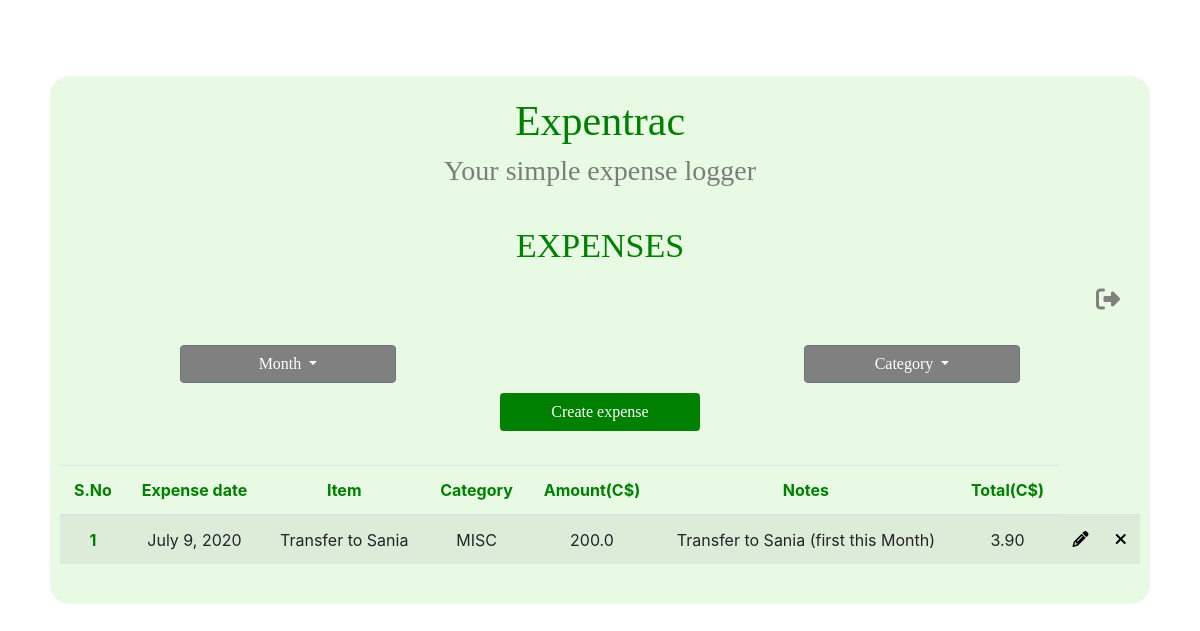
Before: /tracker/clotydsouza with the older database file.
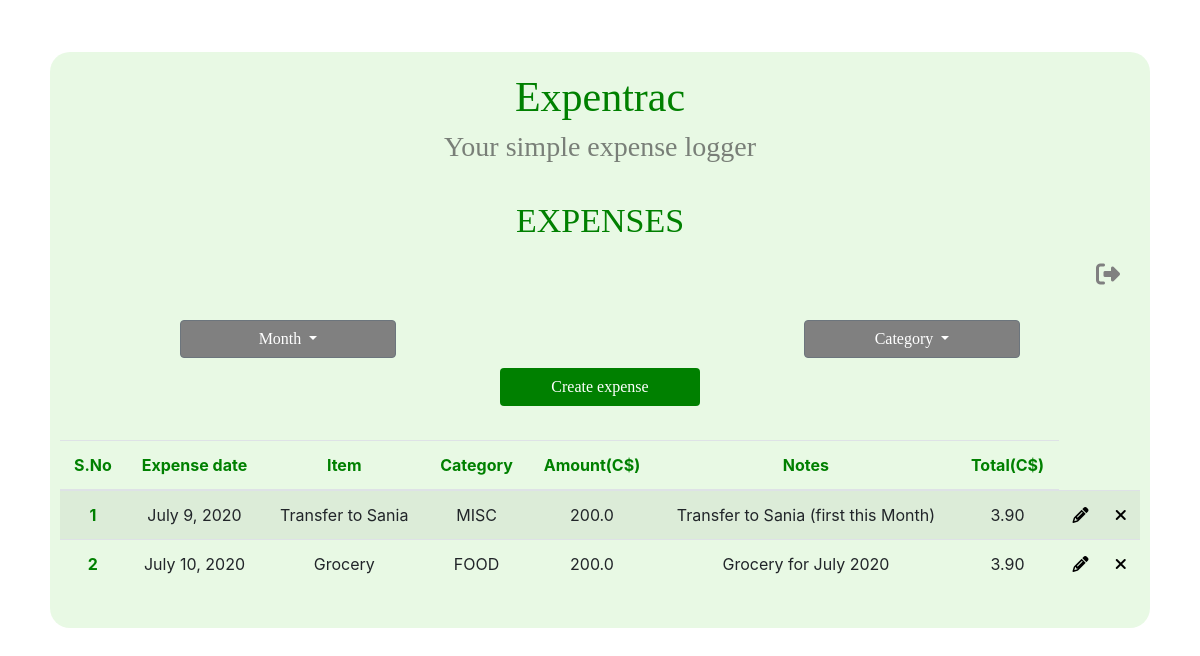
After: the same page with the newer database file.
### tracker/models.py (models this page shows, shortened)
class Expense(models.Model):
    user = models.ForeignKey(settings.AUTH_USER_MODEL, default=0, on_delete=models.CASCADE)
    CATEGORY_CHOICES = [
        ("CLO", "Clothing"),
        ("FOOD", "Food"),
        ("FUEL", "Fuel"),
        ("RENT", "Rent"),
        ("UTI", "Utilities"),
        ("PHN", "Phone"),
        ("EDU", "Education"),
        ("MISC", "Miscellaneous"),
    ]
    date = models.DateField('Date of expense', auto_now_add=False, blank=True, null=True)   # saved in format yyyy-mm-dd
    item = models.CharField(max_length=100, null=False, blank=False)
    category = models.CharField(max_length=4, choices=CATEGORY_CHOICES, null=True, blank=True)
    amount = models.FloatField(null=False, blank=False)
    notes = models.CharField(max_length=200, null=True, blank=True)

### tracker/views.py (the view)
# urls.py: path('tracker/<username>', views.tracker_page, name='tracker'),
def tracker_page(request, username):
    categories = [verb_cat for code, verb_cat in Expense.CATEGORY_CHOICES]
    data = Expense.objects.filter(user=User.objects.get(username=username))
    return shortcuts.render(request, 'tracker/trackerTable.html', {'categories': categories, 'object_list': data})

### tracker/templates/tracker/trackerTable.html (shortened to what this page needs)
{% extends "./base.html" %}
    {% load static %}
    {% load tracker_extra %}
    {% block title %} EXPENSES {% endblock title %}
    {% block content %}
    <div class="logout"> <a href="/logout"><i class="fa fa-sign-out" aria-hidden="true" title="Logout" id="logout"></i> </a></div>
    <div class="filt_container">
        <div class="dropdown">
            <button class="btn btn-secondary dropdown-toggle month" type="button" id="dropdownMenuButton" data-toggle="dropdown" aria-haspopup="true" aria-expanded="false">
                Month
            </button>
        </div>
        <div>
            <div class="dropdown">
                <button class="btn btn-secondary dropdown-toggle category" type="button" id="dropdownMenuButton" data-toggle="dropdown" aria-haspopup="true" aria-expanded="false">
                    Category
                </button>
            </div>
        </div>
    </div>
    <button id="create-expense" class="btn" type="button" name="button">Create expense</button>
    <table class="table table-striped">
        <thead>
        <tr>
            <th scope="col">S.No</th>
            <th scope="col">Expense date</th>
            <th scope="col">Item</th>
            <th scope="col">Category</th>
            <th scope="col">Amount(C$)</th>
            <th scope="col">Notes</th>
            <th scope="col">Total(C$)</th>
        </tr>
      </thead>
      <tbody>
      {% for tracker in object_list %}
            <tr>
                <th scope="row">{{ forloop.counter }}</th>
                <td>{{ tracker.date }}</td>
                <td>{{ tracker.item }}</td>
                <td>{{ tracker.category }}</td>
                <td>{{ tracker.amount }}</td>
                <td>{{ tracker.notes }}</td>
                <td>3.90</td>
                <td> <a class="tracker_controls1" id="c"><i class="fa fa-pencil edit-expense" title="Edit"></i></a></td>
                <td> <a class="tracker_controls2" id="d"><i class="fa fa-times del-expense" title="Delete"></i></a></td>
            </tr>
        {% endfor %}
      </tbody>
    </table>
    {% endblock content %}

### tracker/templates/tracker/base.html (shortened to what this page needs)
{% load static %}
<!DOCTYPE html>
<html lang="en" xmlns="http://www.w3.org/1999/html">
<head>
    {% load bootstrap4 %}
    {% bootstrap_css %}
    <link rel = "stylesheet" type="text/css" href="../static/tracker/style.css">
</head>
<body>
    <div class="main_div">
        <div class="main_sec">
            <div class="logo_div">
                <h1> Expentrac </h1>
                <h4> Your simple expense logger </h4>
            </div>
            <div class="work_space">
                <p class="page_title"> {% block title %}  {% endblock title %} </p>
                {% block content %} {% endblock content %}
            </div>
        </div>
    </div>
</body>
</html>

### tracker/static/tracker/style.css (style rules this page uses)
.main_div { height: 85%; width: 100%; align-items: center; box-sizing: border-box; position: absolute; flex-direction: column; display: flex; }
.main_sec { background-color: rgba(185, 237, 171, 0.327); border-radius: 20px; margin: auto; width: 1100px; height: auto; display: block; text-align: center; align-content: center; position: relative; padding: 20px 10px 24px; }
.logo_div { text-align: center; }
.logo_div h1 { color: green; font-size: 42px; font-family: "Comic Sans MS"; }
.logo_div h4 { color: rgba(61, 61, 61, 0.65); font-size: 28px; font-family: "Comic Sans MS"; }
.work_space p.page_title { color: green; font-size: 34px; font-family: "Bradley Hand"; }
button { border : none; border-radius: 10px; text-align: center; width: 10%; color: white; padding: 10px 15px; margin: 10px 5px; box-sizing: border-box; background-color: green; font-weight: bold; cursor: pointer; }
i#logout { color: gray; float: right; margin: 0 20px; font-size: 24px; }
div.filt_container { position: relative; }
#dropdownMenuButton { position: relative; background-color: gray; width: 20%; font-family: "Comic Sans MS"; }
.month { float: left; margin-left: 120px; }
.category { float: right; margin-right: 120px; }
table th { color: green; }
a { color: black; }
button#create-expense { background-color: green; font-family: "Comic Sans MS"; color: white; width: 200px; }
i { cursor : pointer; }

Changed rows visible on the page:
added Expense: date "July 10, 2020", item "Grocery", category "FOOD", amount "200.0", notes "Grocery for July 2020"
